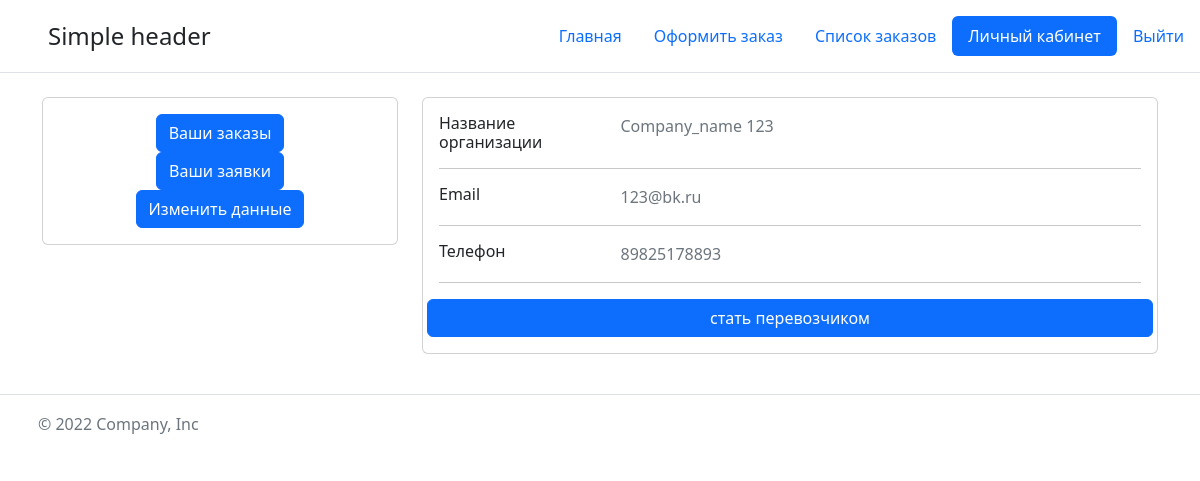
The app's page /account (signed in), older data.
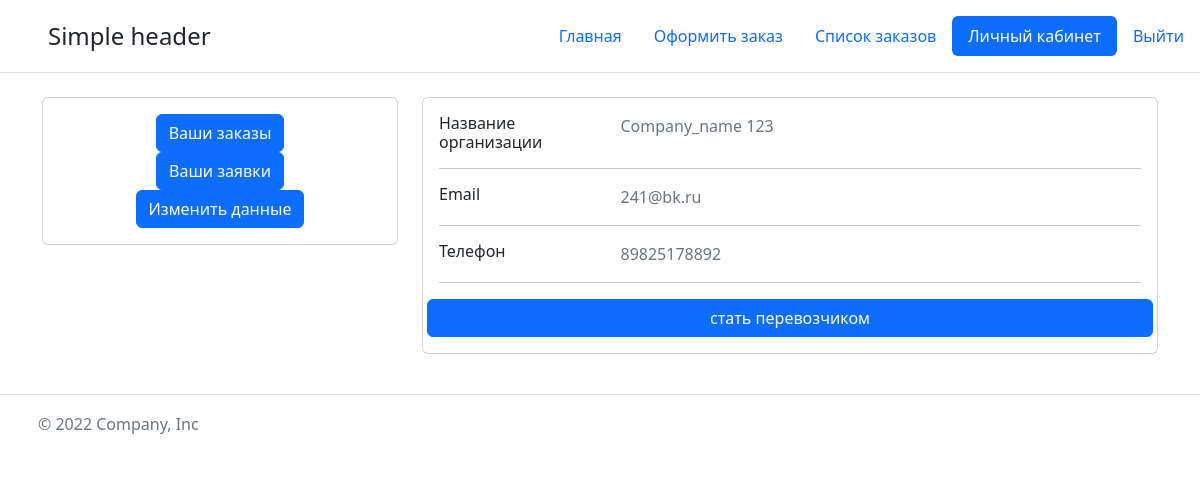
The same page, newer data.
### main/models.py (models this page shows)
class User(AbstractBaseUser, PermissionsMixin):
    company_name = models.CharField(max_length=255, unique=True, verbose_name='Названием организации')
    email = models.EmailField(null=False, unique=True, verbose_name='Email')
    phone = models.CharField(max_length=32, null=True, blank=True, verbose_name='Телефоном')
    inn = models.CharField(max_length=12, null=False, unique=True, verbose_name='ИНН организации')
    data_registration = models.DateTimeField(auto_now_add=True, verbose_name='Дата регистрации')
    is_carrier = models.BooleanField(default=False, verbose_name='Перевозчик')
    is_active = models.BooleanField(default=True, verbose_name='Активен')
    is_staff = models.BooleanField(default=False, verbose_name='Сотрудник')
    is_superuser = models.BooleanField(default=False, verbose_name='Суперпользователь')
    is_verified = models.BooleanField(default=False, verbose_name='Верифицирован')
    object = UserManager()
    USERNAME_FIELD = 'email'
    REQUIRED_FIELDS = []
    class Meta:
        verbose_name = 'Пользователь'
        verbose_name_plural = 'Пользователи'

### main/views.py (the view)
# urls.py: path('account', views.account, name='account'),
@login_required
def account(request):
    return render(request, 'main/account.html', {'title': 'Личный кабинет', 'active_account': 'active'})

### main/templates/main/account.html
{% extends 'main/base.html' %}
{% block content %}
<div class="container">
    <div class="main-body">
          <div class="row gutters-sm">
            <div class="col-md-4 mb-3">
              <div class="card">
                <div class="card-body">
                  <div class="d-flex flex-column align-items-center text-center">
                      <a href="{%url 'y_o_l'%}" class="btn btn-primary">Ваши заказы</a>
                      {%if request.user.is_carrier%}
                      {%if request.user.is_verified%}
                      <a href="#" class="btn btn-primary">Ваши заявки</a>
                      {%endif%}{%endif%}
                    <div class="col-sm-12">
                      <a class="btn btn-primary" href="{% url 'account_dc'%}">Изменить данные</a>
                    </div>
                  </div>
                </div>
              </div>
            </div>
            <div class="col-md-8">
              <div class="card mb-3">
                <div class="card-body">
                  <div class="row">
                    <div class="col-sm-3">
                      <h6 class="mb-0">Название организации</h6>
                    </div>
                    <div class="col-sm-9 text-secondary">
                      {{request.user.company_name}}
                    </div>
                  </div>
                  <hr>
                  <div class="row">
                    <div class="col-sm-3">
                      <h6 class="mb-0">Email</h6>
                    </div>
                    <div class="col-sm-9 text-secondary">
                      {{request.user.email}}
                    </div>
                  </div>
                  <hr>
                  <div class="row">
                    <div class="col-sm-3">
                      <h6 class="mb-0">Телефон</h6>
                    </div>
                    <div class="col-sm-9 text-secondary">
                      {{request.user.phone}}
                    </div>
                  </div>
                  <hr>
                  <div class="row">
                      <a href="#" class="btn btn-primary">стать перевозчиком</a>
                  </div>
                </div>
              </div>
            </div>
          </div>
        </div>
    </div>
{% endblock %}

Row changes from the older to the newer data that the page shows:
changed User "Company_name 123": user.email "123@bk.ru" → "241@bk.ru"; user.phone "89825178893" → "89825178892"
